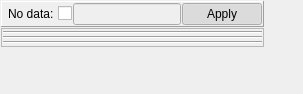
<?xml version="1.0" encoding="UTF-8"?>
<ui version="4.0">
 <class>mvd::ColorDynamicsWidget</class>
 <widget class="QWidget" name="mvd::ColorDynamicsWidget">
  <property name="geometry">
   <rect>
    <x>0</x>
    <y>0</y>
    <width>303</width>
    <height>94</height>
   </rect>
  </property>
  <property name="windowTitle">
   <string>Form</string>
  </property>
  <property name="locale">
   <locale language="C" country="AnyCountry"/>
  </property>
  <layout class="QGridLayout" name="gridLayout">
   <property name="margin">
    <number>1</number>
   </property>
   <property name="spacing">
    <number>1</number>
   </property>
   <item row="0" column="0">
    <widget class="QFrame" name="noDataFrame">
     <property name="frameShape">
      <enum>QFrame::Panel</enum>
     </property>
     <property name="frameShadow">
      <enum>QFrame::Raised</enum>
     </property>
     <layout class="QHBoxLayout" name="horizontalLayout_2">
      <property name="spacing">
       <number>1</number>
      </property>
      <property name="leftMargin">
       <number>6</number>
      </property>
      <property name="topMargin">
       <number>1</number>
      </property>
      <property name="rightMargin">
       <number>1</number>
      </property>
      <property name="bottomMargin">
       <number>1</number>
      </property>
      <item>
       <widget class="QLabel" name="noDataLabel">
        <property name="sizePolicy">
         <sizepolicy hsizetype="Minimum" vsizetype="Preferred">
          <horstretch>0</horstretch>
          <verstretch>0</verstretch>
         </sizepolicy>
        </property>
        <property name="text">
         <string>No data: </string>
        </property>
       </widget>
      </item>
      <item>
       <widget class="QCheckBox" name="noDataCheckBox">
        <property name="text">
         <string/>
        </property>
       </widget>
      </item>
      <item>
       <widget class="QLineEdit" name="noDataLineEdit">
        <property name="enabled">
         <bool>false</bool>
        </property>
        <property name="sizePolicy">
         <sizepolicy hsizetype="MinimumExpanding" vsizetype="Fixed">
          <horstretch>0</horstretch>
          <verstretch>0</verstretch>
         </sizepolicy>
        </property>
       </widget>
      </item>
      <item>
       <widget class="QPushButton" name="noDataButton">
        <property name="enabled">
         <bool>true</bool>
        </property>
        <property name="text">
         <string>Apply</string>
        </property>
        <property name="checkable">
         <bool>true</bool>
        </property>
        <property name="checked">
         <bool>true</bool>
        </property>
        <property name="flat">
         <bool>false</bool>
        </property>
       </widget>
      </item>
     </layout>
    </widget>
   </item>
   <item row="0" column="1">
    <spacer name="horizontalSpacer">
     <property name="orientation">
      <enum>Qt::Horizontal</enum>
     </property>
     <property name="sizeHint" stdset="0">
      <size>
       <width>0</width>
       <height>20</height>
      </size>
     </property>
    </spacer>
   </item>
   <item row="1" column="0">
    <widget class="QFrame" name="colorFrame">
     <property name="frameShape">
      <enum>QFrame::StyledPanel</enum>
     </property>
     <property name="frameShadow">
      <enum>QFrame::Plain</enum>
     </property>
     <layout class="QVBoxLayout" name="verticalLayout">
      <property name="spacing">
       <number>1</number>
      </property>
      <property name="margin">
       <number>1</number>
      </property>
      <item>
       <widget class="ColorBandDynamicsWidget" name="redWidget" native="true">
        <property name="sizePolicy">
         <sizepolicy hsizetype="Preferred" vsizetype="Preferred">
          <horstretch>0</horstretch>
          <verstretch>0</verstretch>
         </sizepolicy>
        </property>
        <property name="minimumSize">
         <size>
          <width>0</width>
          <height>0</height>
         </size>
        </property>
        <property name="baseSize">
         <size>
          <width>0</width>
          <height>0</height>
         </size>
        </property>
       </widget>
      </item>
      <item>
       <widget class="Line" name="rgLine">
        <property name="orientation">
         <enum>Qt::Horizontal</enum>
        </property>
       </widget>
      </item>
      <item>
       <widget class="ColorBandDynamicsWidget" name="greenWidget" native="true">
        <property name="sizePolicy">
         <sizepolicy hsizetype="Preferred" vsizetype="Preferred">
          <horstretch>0</horstretch>
          <verstretch>0</verstretch>
         </sizepolicy>
        </property>
        <property name="minimumSize">
         <size>
          <width>0</width>
          <height>0</height>
         </size>
        </property>
       </widget>
      </item>
      <item>
       <widget class="Line" name="gbLine">
        <property name="orientation">
         <enum>Qt::Horizontal</enum>
        </property>
       </widget>
      </item>
      <item>
       <widget class="ColorBandDynamicsWidget" name="blueWidget" native="true">
        <property name="sizePolicy">
         <sizepolicy hsizetype="Preferred" vsizetype="Preferred">
          <horstretch>0</horstretch>
          <verstretch>0</verstretch>
         </sizepolicy>
        </property>
        <property name="minimumSize">
         <size>
          <width>0</width>
          <height>0</height>
         </size>
        </property>
       </widget>
      </item>
      <item>
       <widget class="Line" name="bwLine">
        <property name="orientation">
         <enum>Qt::Horizontal</enum>
        </property>
       </widget>
      </item>
      <item>
       <widget class="ColorBandDynamicsWidget" name="whiteWidget" native="true">
        <property name="sizePolicy">
         <sizepolicy hsizetype="Preferred" vsizetype="Preferred">
          <horstretch>0</horstretch>
          <verstretch>0</verstretch>
         </sizepolicy>
        </property>
        <property name="minimumSize">
         <size>
          <width>0</width>
          <height>0</height>
         </size>
        </property>
       </widget>
      </item>
     </layout>
    </widget>
   </item>
   <item row="2" column="0" colspan="2">
    <spacer name="verticalSpacer">
     <property name="orientation">
      <enum>Qt::Vertical</enum>
     </property>
     <property name="sizeHint" stdset="0">
      <size>
       <width>20</width>
       <height>0</height>
      </size>
     </property>
    </spacer>
   </item>
  </layout>
 </widget>
 <customwidgets>
  <customwidget>
   <class>ColorBandDynamicsWidget</class>
   <extends>QWidget</extends>
   <header>Gui/mvdColorBandDynamicsWidget.h</header>
   <container>1</container>
  </customwidget>
 </customwidgets>
 <resources/>
 <connections>
  <connection>
   <sender>noDataCheckBox</sender>
   <signal>toggled(bool)</signal>
   <receiver>noDataLineEdit</receiver>
   <slot>setEnabled(bool)</slot>
   <hints>
    <hint type="sourcelabel">
     <x>49</x>
     <y>23</y>
    </hint>
    <hint type="destinationlabel">
     <x>100</x>
     <y>24</y>
    </hint>
   </hints>
  </connection>
 </connections>
</ui>
